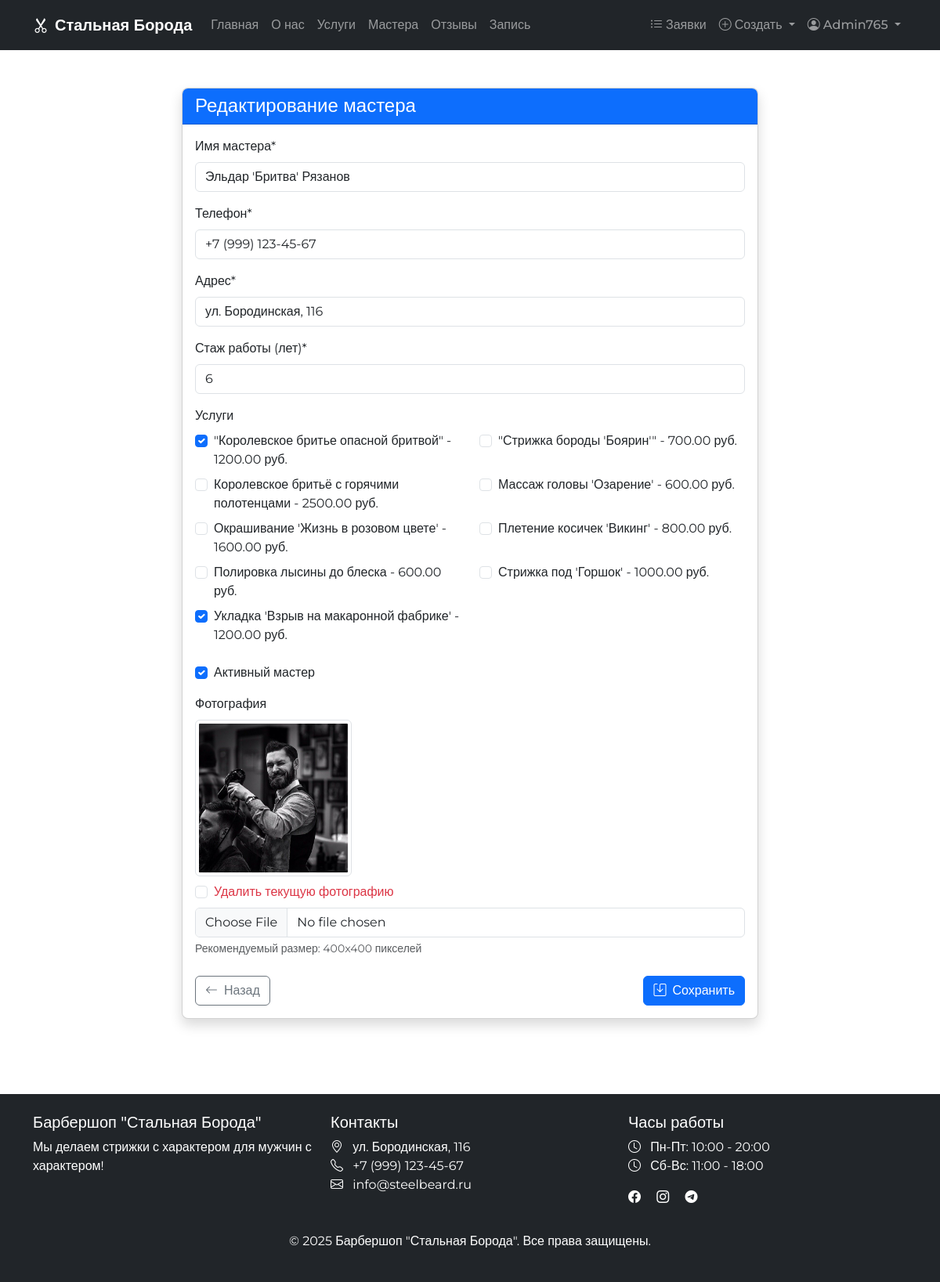
The page /masters/1/edit/ (signed in) on the database its author committed.
### core/models.py (models this page shows, shortened)
class Master(models.Model):
    name = models.CharField(max_length=150, verbose_name="Имя", db_index=True)  # индекс на имя
    photo = models.ImageField(upload_to="masters/", blank=True, verbose_name="Фотография")
    phone = models.CharField(max_length=20, verbose_name="Телефон")
    address = models.CharField(max_length=255, verbose_name="Адрес")
    experience = models.PositiveIntegerField(verbose_name="Стаж работы", help_text="Опыт работы в годах")
    services = models.ManyToManyField(Service, related_name="masters", verbose_name="Услуги")
    is_active = models.BooleanField(default=True, verbose_name="Активен", db_index=True)  # индекс на статус активности
    class Meta:
        verbose_name = "Мастер"
        verbose_name_plural = "Мастера"
        ordering = ['name']
        indexes = [
            models.Index(fields=['experience', 'is_active'], name='master_exp_active_idx'),
        ]

class Service(models.Model):
    name = models.CharField(max_length=200, verbose_name="Название", db_index=True)  # индекс на название
    description = models.TextField(blank=True, verbose_name="Описание")
    price = models.DecimalField(max_digits=10, decimal_places=2, verbose_name="Цена")
    duration = models.PositiveIntegerField(verbose_name="Длительность", help_text="Время выполнения в минутах")
    is_popular = models.BooleanField(default=False, verbose_name="Популярная услуга", db_index=True)  # индекс на популярность
    image = models.ImageField(upload_to="services/", blank=True, verbose_name="Изображение")
    class Meta:
        verbose_name = "Услуга"
        verbose_name_plural = "Услуги"
        ordering = ['name']
        indexes = [
            models.Index(fields=['price', 'is_popular'], name='service_price_popular_idx'),
        ]

### core/views.py (the view, shortened to what this page needs)
# urls.py: path('masters/<int:master_id>/edit/', views.master_edit, name='master_edit'),
@login_required
def master_edit(request, master_id=None):
    if master_id:
        master = get_object_or_404(Master, id=master_id)
    else:
        master = Master()
    services = Service.objects.all()
    form_data = {}
    return render(request, 'core/master_edit.html', {
        'master': master,
        'services': services,
        'form_data': form_data
    })

### core/context_processors.py (called while the page is built)
def common_context(request):
    context = {
        'masters': Master.objects.filter(is_active=True),
        'services': Service.objects.all(),
    }
    return context

### templates/core/master_edit.html (shortened to what this page needs)
{% extends 'base.html' %}
{% block content %}
<div class="container py-5">
    <div class="row justify-content-center">
        <div class="col-md-8">
            <div class="card shadow">
                <div class="card-header bg-primary text-white">
                    <h4 class="mb-0">{% if master.id %}Редактирование{% else %}Добавление{% endif %} мастера</h4>
                </div>
                <div class="card-body">
                    <form method="post" enctype="multipart/form-data">
                        <div class="mb-3">
                            <label for="name" class="form-label">Имя мастера*</label>
                            <input type="text" class="form-control" id="name" name="name" required
                                value="{{ form_data.name|default:master.name }}" placeholder="Например: Александр Иванов">
                        </div>
                        <div class="mb-3">
                            <label for="phone" class="form-label">Телефон*</label>
                            <input type="text" class="form-control" id="phone" name="phone" required
                                value="{{ form_data.phone|default:master.phone }}" placeholder="+7 (999) 123-45-67">
                        </div>
                        <div class="mb-3">
                            <label for="address" class="form-label">Адрес*</label>
                            <input type="text" class="form-control" id="address" name="address" required
                                value="{{ form_data.address|default:master.address }}" placeholder="ул. Бородинская, 116">
                        </div>
                        <div class="mb-3">
                            <label for="experience" class="form-label">Стаж работы (лет)*</label>
                            <input type="number" class="form-control" id="experience" name="experience" required
                                value="{{ form_data.experience|default:master.experience }}" min="0" placeholder="5">
                        </div>
                        <div class="mb-3">
                            <label class="form-label">Услуги</label>
                            <div class="row">
                                {% for service in services %}
                                <div class="col-md-6">
                                    <div class="form-check mb-2">
                                        <input class="form-check-input" type="checkbox"
                                               name="services" value="{{ service.id }}" id="service{{ service.id }}"
                                               {% if service in master.services.all or service.id|stringformat:"s" in form_data.services %}checked{% endif %}>
                                        <label class="form-check-label" for="service{{ service.id }}">
                                            {{ service.name }} - {{ service.price }} руб.
                                        </label>
                                    </div>
                                </div>
                                {% endfor %}
                            </div>
                        </div>
                        <div class="mb-3 form-check">
                            <input type="checkbox" class="form-check-input" id="is_active" name="is_active"
                                {% if form_data.is_active or master.is_active %}checked{% endif %}>
                            <label class="form-check-label" for="is_active">Активный мастер</label>
                        </div>
                        <div class="mb-4">
                            <label for="photo" class="form-label">Фотография</label>
                            {% if master.photo %}
                            <div class="mb-2">
                                <img src="{{ master.photo.url }}" alt="{{ master.name }}" class="img-thumbnail" style="max-height: 200px;">
                                <div class="form-check mt-2">
                                    <input class="form-check-input" type="checkbox" id="remove_photo" name="remove_photo">
                                    <label class="form-check-label text-danger" for="remove_photo">
                                        Удалить текущую фотографию
                                    </label>
                                </div>
                            </div>
                            {% endif %}
                            <input type="file" class="form-control" id="photo" name="photo" accept="image/*">
                            <div class="form-text">Рекомендуемый размер: 400x400 пикселей</div>
                        </div>
                        <div class="d-flex justify-content-between mt-4">
                            <a href="{% url 'landing' %}" class="btn btn-outline-secondary">
                                <i class="bi bi-arrow-left me-2"></i>Назад
                            </a>
                            <button type="submit" class="btn btn-primary">
                                <i class="bi bi-save me-2"></i>{% if master.id %}Сохранить{% else %}Создать{% endif %}
                            </button>
                        </div>
                    </form>
                </div>
            </div>
        </div>
    </div>
</div>
{% endblock %}

### templates/base.html (shortened to what this page needs)
<!DOCTYPE html>
<html lang="ru" class="h-100">
<head>
    <link href="https://cdn.jsdelivr.net/npm/bootstrap@5.3.0-alpha1/dist/css/bootstrap.min.css" rel="stylesheet">
    <link rel="stylesheet" href="https://cdn.jsdelivr.net/npm/bootstrap-icons@1.11.0/font/bootstrap-icons.css">
    {% load static %}
    <link rel="stylesheet" href="{% static 'css/main.css' %}">
    <link rel="stylesheet" href="https://code.jquery.com/ui/1.13.2/themes/base/jquery-ui.css">
</head>
<body class="d-flex flex-column h-100">
    <header>
        {% block header %}
        <nav class="navbar navbar-expand-lg navbar-dark bg-dark">
            <div class="container">
                <a class="navbar-brand" href="{% url 'landing' %}">
                    <i class="bi bi-scissors me-2"></i>Стальная Борода
                </a>
                <div class="collapse navbar-collapse" id="navbarNav">
                    <ul class="navbar-nav me-auto mb-2 mb-lg-0">
                        <li class="nav-item">
                            <a class="nav-link {% if request.path == '/' %}active{% endif %}" href="{% url 'landing' %}">Главная</a>
                        </li>
                        <li class="nav-item">
                            <a class="nav-link" href="{% url 'landing' %}#about">О нас</a>
                        </li>
                        <li class="nav-item">
                            <a class="nav-link {% if request.path == '/services/' %}active{% endif %}" href="{% url 'services' %}">Услуги</a>
                        </li>
                        <li class="nav-item">
                            <a class="nav-link" href="{% url 'landing' %}#masters">Мастера</a>
                        </li>
                        <li class="nav-item">
                            <a class="nav-link" href="{% url 'landing' %}#reviews">Отзывы</a>
                        </li>
                        <li class="nav-item">
                            <a class="nav-link {% if request.path == '/booking/' %}active{% endif %}" href="{% url 'booking' %}">Запись</a>
                        </li>
                    </ul>
                    <ul class="navbar-nav ml-auto">
                        {% if user.is_authenticated %}
                            {% if user.is_staff %}
                            <li class="nav-item">
                                <a class="nav-link {% if request.path == '/orders/' %}active{% endif %}" href="{% url 'orders_list' %}">
                                    <i class="bi bi-list-ul me-1"></i>Заявки
                                </a>
                            </li>
                            <li class="nav-item dropdown">
                                <a class="nav-link dropdown-toggle" href="#" role="button" data-bs-toggle="dropdown" aria-expanded="false">
                                    <i class="bi bi-plus-circle me-1"></i>Создать
                                </a>
                            </li>
                            {% endif %}
                            <li class="nav-item dropdown">
                                <a class="nav-link dropdown-toggle" href="#" role="button" data-bs-toggle="dropdown" aria-expanded="false">
                                    <i class="bi bi-person-circle me-1"></i>{{ user.username }}
                                </a>
                            </li>
                        {% else %}
                            <li class="nav-item">
                                <a class="nav-link" href="{% url 'login' %}">
                                    <i class="bi bi-box-arrow-in-right me-1"></i>Вход
                                </a>
                            </li>
                        {% endif %}
                    </ul>
                </div>
            </div>
        </nav>
        {% endblock %}
    </header>
    <main class="flex-shrink-0">
        {% block content %}{% endblock %}
    </main>
   <footer class="footer mt-5 bg-dark text-white py-4">
    {% block footer %}
        <div class="container">
            <div class="row">
                <div class="col-md-4 mb-3">
                    <h5 class="footer-heading">Барбершоп "Стальная Борода"</h5>
                    <p>Мы делаем стрижки с характером для мужчин с характером!</p>
                </div>
                <div class="col-md-4 mb-3">
                    <h5 class="footer-heading">Контакты</h5>
                    <ul class="list-unstyled footer-contacts">
                        <li><i class="bi bi-geo-alt me-2"></i> ул. Бородинская, 116</li>
                        <li><i class="bi bi-telephone me-2"></i> +7 (999) 123-45-67</li>
                        <li><i class="bi bi-envelope me-2"></i> info@steelbeard.ru</li>
                    </ul>
                </div>
                <div class="col-md-4 mb-3">
                    <h5 class="footer-heading">Часы работы</h5>
                    <ul class="list-unstyled footer-hours">
                        <li><i class="bi bi-clock me-2"></i> Пн-Пт: 10:00 - 20:00</li>
                        <li><i class="bi bi-clock me-2"></i> Сб-Вс: 11:00 - 18:00</li>
                    </ul>
                    <div class="mt-3 footer-social">
                        <a href="#" class="text-white me-3"><i class="bi bi-facebook"></i></a>
                        <a href="#" class="text-white me-3"><i class="bi bi-instagram"></i></a>
                        <a href="#" class="text-white me-3"><i class="bi bi-telegram"></i></a>
                    </div>
                </div>
            </div>
            <div class="row mt-3">
                <div class="col text-center">
                    <p class="footer-copyright">&copy; {% now "Y" %} Барбершоп "Стальная Борода". Все права защищены.</p>
                </div>
            </div>
        </div>
    {% endblock %}
</footer>
    {% load static %}
</body>
</html>
</html>

### static/css/main.css (style rules this page uses)
body { font-family: 'Montserrat', sans-serif; color: #333; min-height: 100vh !important; display: flex !important; flex-direction: column !important; }
.navbar { transition: all 0.3s ease; }
.card { transition: transform 0.3s ease, box-shadow 0.3s ease; border-radius: 10px; overflow: hidden; }
.card { border-radius: 8px; box-shadow: 0 4px 12px rgba(0, 0, 0, 0.08); transition: all 0.3s ease; overflow: hidden; }
.navbar { padding: 12px 0; transition: all 0.3s ease; }
.navbar-brand { font-weight: 600; }
.navbar-nav .nav-link { padding-left: 15px; padding-right: 15px; font-weight: 500; position: relative; }

### rows shown on the page
Master: name "Эльдар 'Бритва' Рязанов", phone "+7 (999) 123-45-67", address "ул. Бородинская, 116", experience "6", is_active "☑", photo (picture)
Service: services "☑", name "\"Королевское бритье опасной бритвой\"", price "1200.00"
Service: name "\"Стрижка бороды 'Боярин'\"", price "700.00"
Service: name "Королевское бритьё с горячими полотенцами", price "2500.00"
Service: name "Массаж головы 'Озарение'", price "600.00"
Service: name "Окрашивание 'Жизнь в розовом цвете'", price "1600.00"
Service: name "Плетение косичек 'Викинг'", price "800.00"
Service: name "Полировка лысины до блеска", price "600.00"
Service: name "Стрижка под 'Горшок'", price "1000.00"
Service: services "☑", name "Укладка 'Взрыв на макаронной фабрике'", price "1200.00"

### other values the page prints
{{ user.username }} "Admin765"
